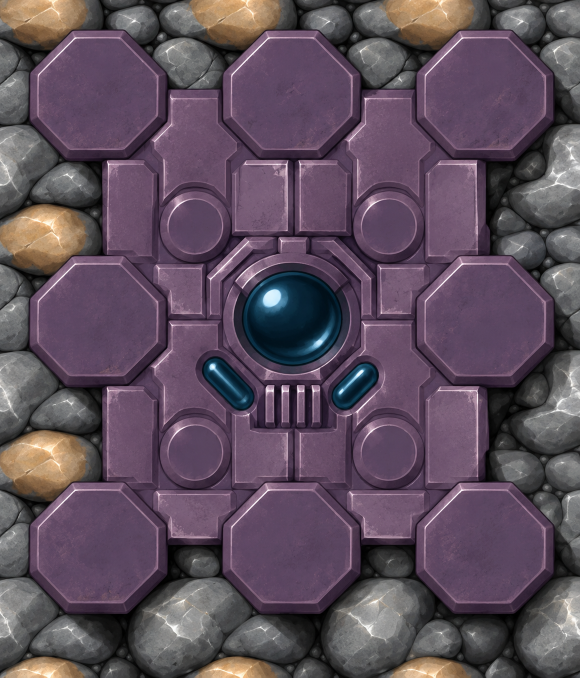
#> input picture assets/hd/artwork/purple-installation32-41-v2/generated-intact-master.png, 1160 x 1355 px (shown at 1/2 size)
$ python export_base.py
#> lines starting #> are read from the running program, lines starting #| are printed output that depends on the picture
"""Reproduce authored modular components; original alpha exceptions are mapping data."""
from pathlib import Path
from PIL import Image
import json,hashlib
P=Path(__file__).resolve().parent
IDS=[279,281,283,245,169,207,273,275,277]
def export(out):
 out.mkdir(parents=True,exist_ok=True);master=Image.open(P/'generated-intact-master.png').convert('RGBA').resize((576,672),Image.Resampling.LANCZOS);holes=json.loads((P/'original-alpha-contract.json').read_text());result={}
#> after `master = Image.open(P / 'generated-intact-master.png').convert('RGBA')`:
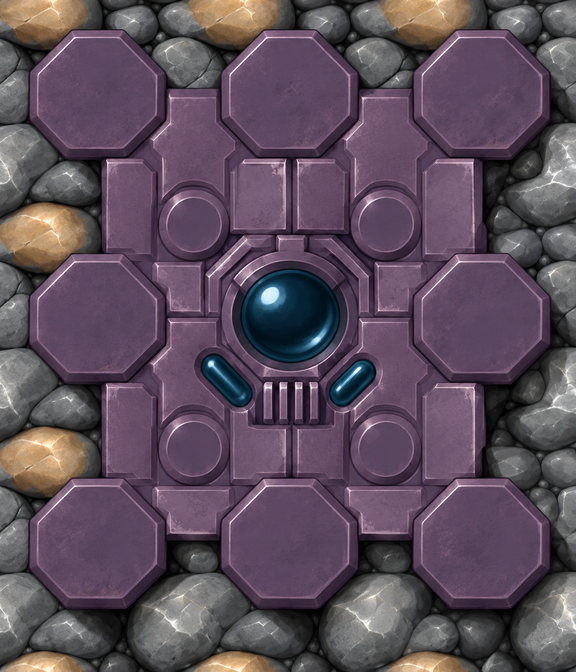
#> master: PIL image 576x672 RGBA; mean R, G, B, A 93.1, 78.2, 91.7, 255
 for j,k in enumerate(IDS):
  im=master.crop((j%3*192,j//3*224,j%3*192+192,j//3*224+224));mask=Image.new('L',(24,28),255)
  for xy in holes[str(k)]:mask.putpixel(tuple(xy),0)
  im.putalpha(mask.resize((192,224),Image.Resampling.NEAREST));p=out/f'newsh2-base{k}-8.png';im.save(p);result[k]=hashlib.sha256(p.read_bytes()).hexdigest()
 return result
#> (the run stopped early here; a loop or call above may not have finished)
